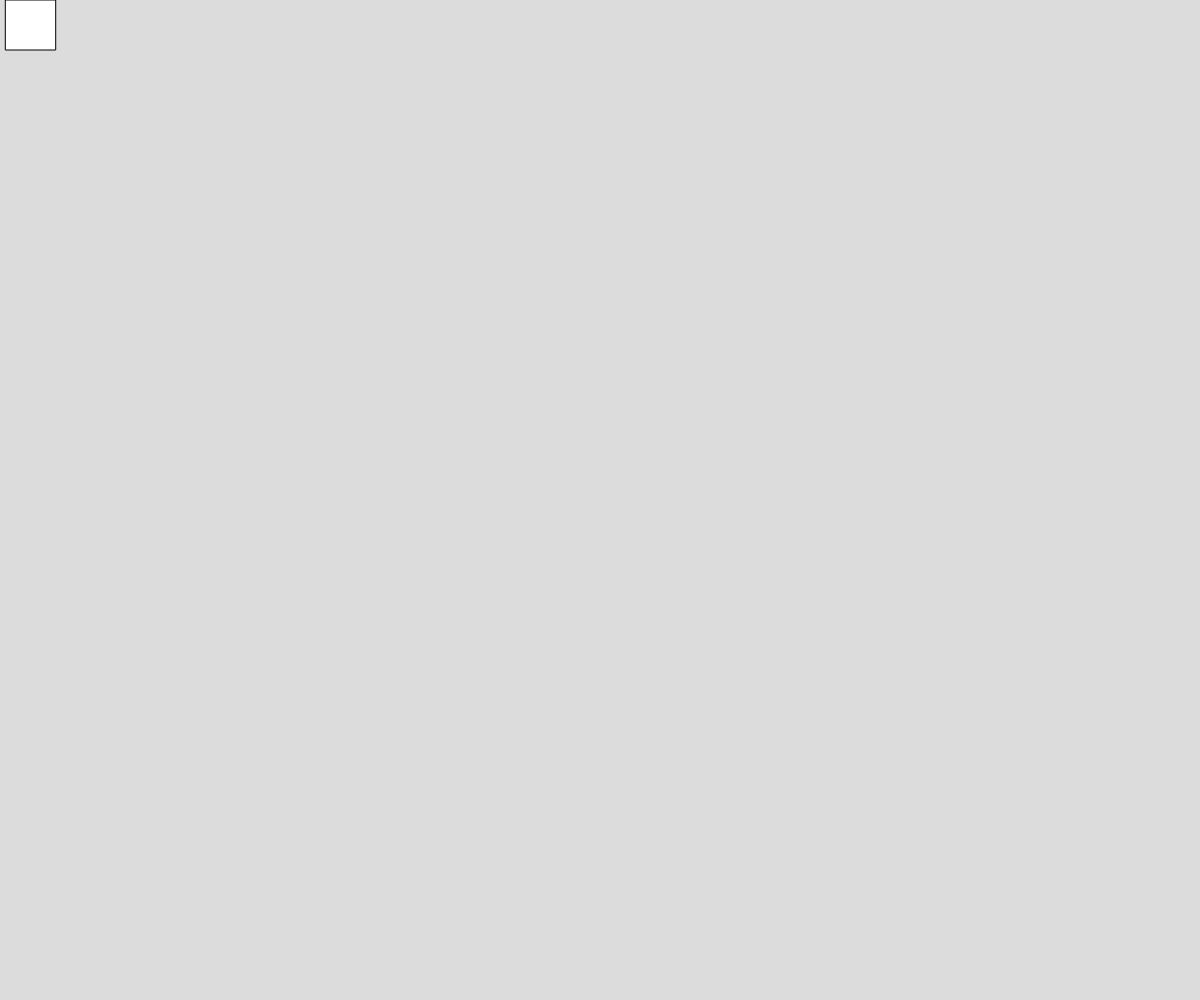
Frame 1 (no input)
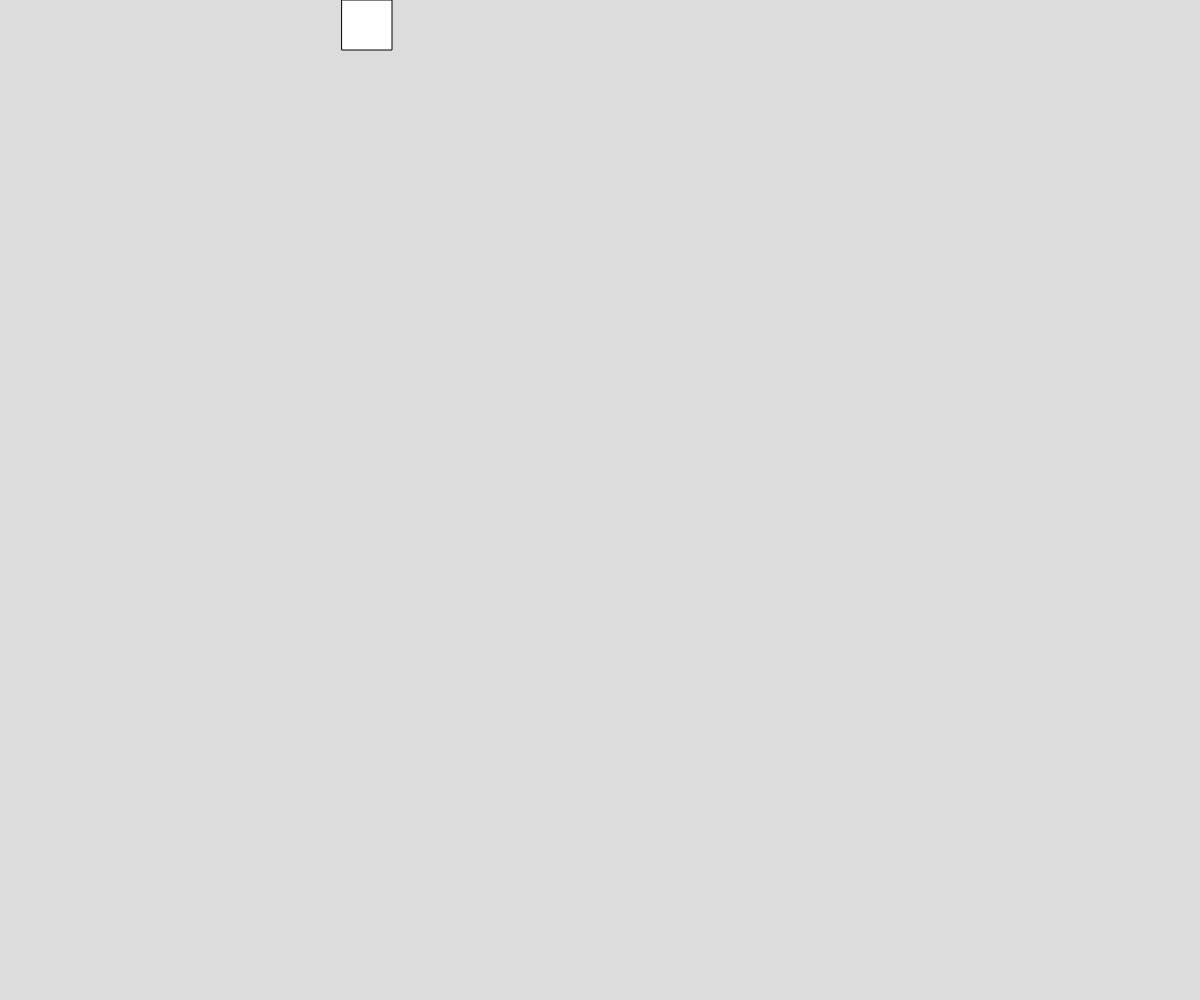
Frame 60 (no input)
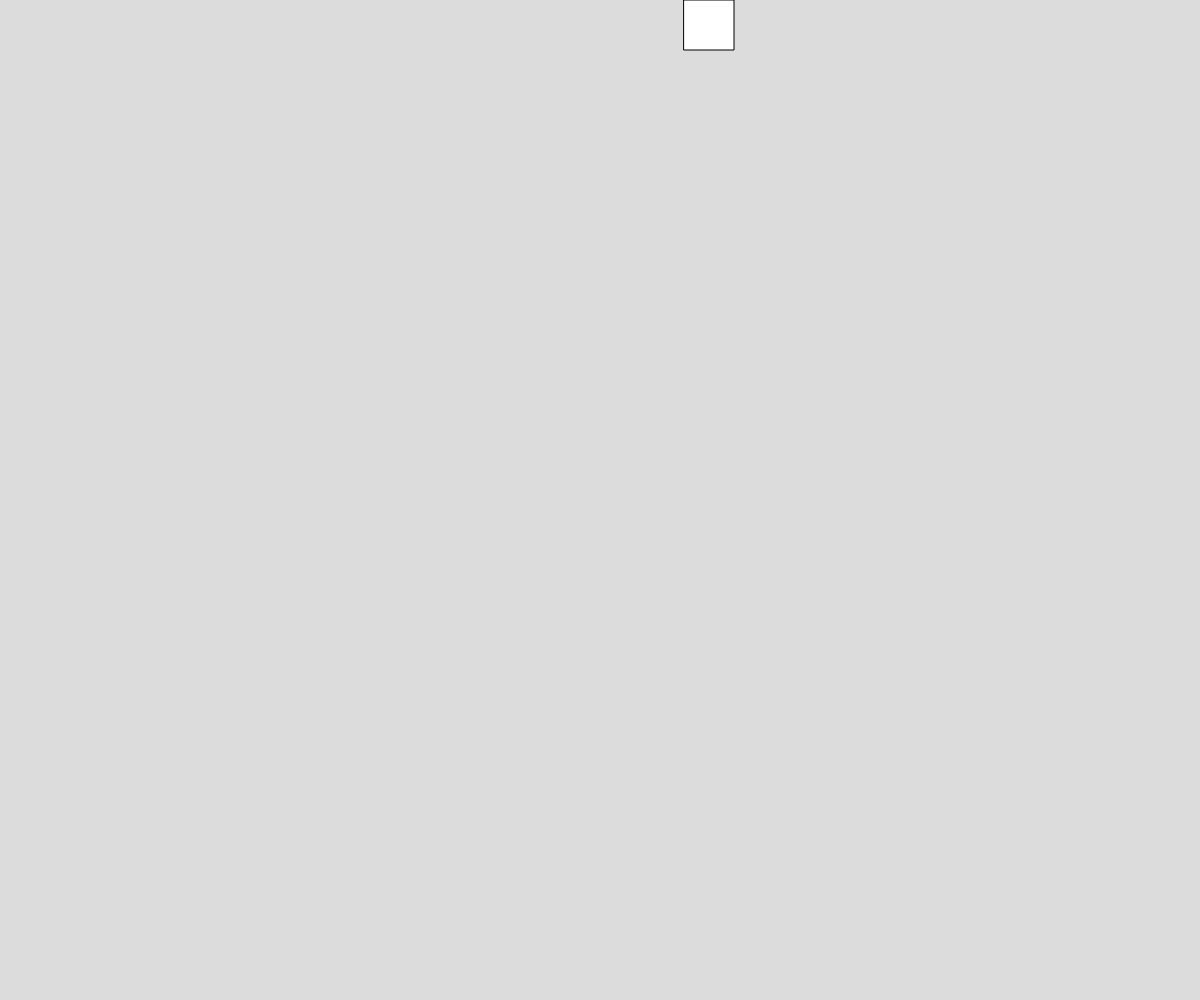
Frame 120 (the mouse pressed at the canvas centre since frame 60)

The p5.js sketch that drew these frames (run headless with seeded random() and noise() and a simulated clock; from frame 60 on, the mouse is pressed at the canvas centre):

// p5.js sketch
// ── sketch.js
// Project Title
// Your Name
// Date
//
// Extra for Experts:
// - describe what you did to take this project "above and beyond"

let xpos =0 
let ypos = 0



function setup() {
  createCanvas(windowWidth, windowHeight);
}

function draw() {
  background(220);
  let percenttime = (millis() % 10000) /10000
  if (percenttime <= .25){
    ypos = 0
    xpos += 5.7
  }
  else if (percenttime >= .75){
    xpos = 0
    ypos -= 5.7
  }
  else if (percenttime >= .50){
    xpos -= 5.7
    ypos = windowHeight -50
  }
  else if (percenttime > .25){
    xpos = windowWidth - 50
    ypos +=5.7
  }
  square(xpos,ypos,50);
}
